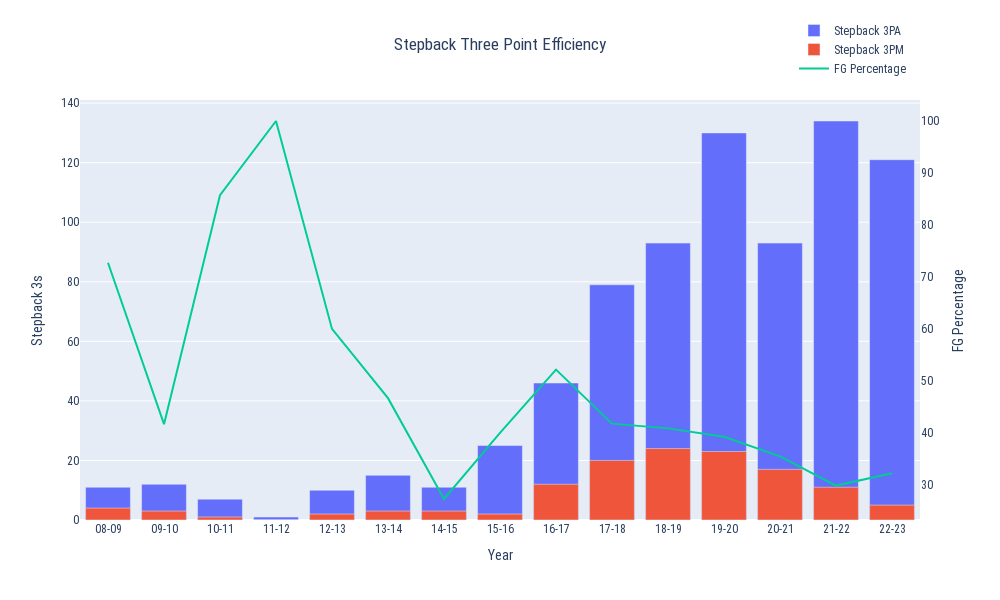

Notebook code for this chart:
### Code cell
plot_efficiency('Stepback ', '08-09', '22-23', False, bron_df)

### Figure 1 — Plotly figure (JSON) as saved in the notebook; plotly's stock layout.template omitted (floating-point values rounded to 4 significant figures)
{"data": [{"name": "Stepback 3PA", "textposition": "auto", "type": "bar", "x": ["08-09", "09-10", "10-11", "11-12", "12-13", "13-14", "14-15", "15-16", "16-17", "17-18", "18-19", "19-20", "20-21", "21-22", "22-23"], "y": [11, 12, 7, 1, 10, 15, 11, 25, 46, 79, 93, 130, 93, 134, 121]}, {"name": "Stepback 3PM", "textposition": "auto", "type": "bar", "x": ["08-09", "09-10", "10-11", "11-12", "12-13", "13-14", "14-15", "15-16", "16-17", "17-18", "18-19", "19-20", "20-21", "21-22", "22-23"], "y": [4, 3, 1, 0, 2, 3, 3, 2, 12, 20, 24, 23, 17, 11, 5]}, {"mode": "lines", "name": "FG Percentage", "type": "scatter", "x": ["08-09", "09-10", "10-11", "11-12", "12-13", "13-14", "14-15", "15-16", "16-17", "17-18", "18-19", "19-20", "20-21", "21-22", "22-23"], "y": [72.73, 41.67, 85.71, 100, 60, 46.67, 27.27, 40, 52.17, 41.77, 40.86, 39.23, 35.48, 29.85, 32.23], "yaxis": "y2"}], "layout": {"barmode": "overlay", "font": {"family": "Roboto Condensed"}, "height": 600, "legend": {"x": 0.85, "y": 1.2}, "title": {"text": "Stepback Three Point Efficiency", "x": 0.5}, "width": 1000, "xaxis": {"categoryarray": ["08-09", "09-10", "10-11", "11-12", "12-13", "13-14", "14-15", "15-16", "16-17", "17-18", "18-19", "19-20", "20-21", "21-22", "22-23"], "categoryorder": "array", "title": {"text": "Year"}, "type": "category"}, "yaxis": {"title": {"text": "Stepback 3s"}}, "yaxis2": {"overlaying": "y", "showgrid": false, "side": "right", "title": {"text": "FG Percentage"}}}}
